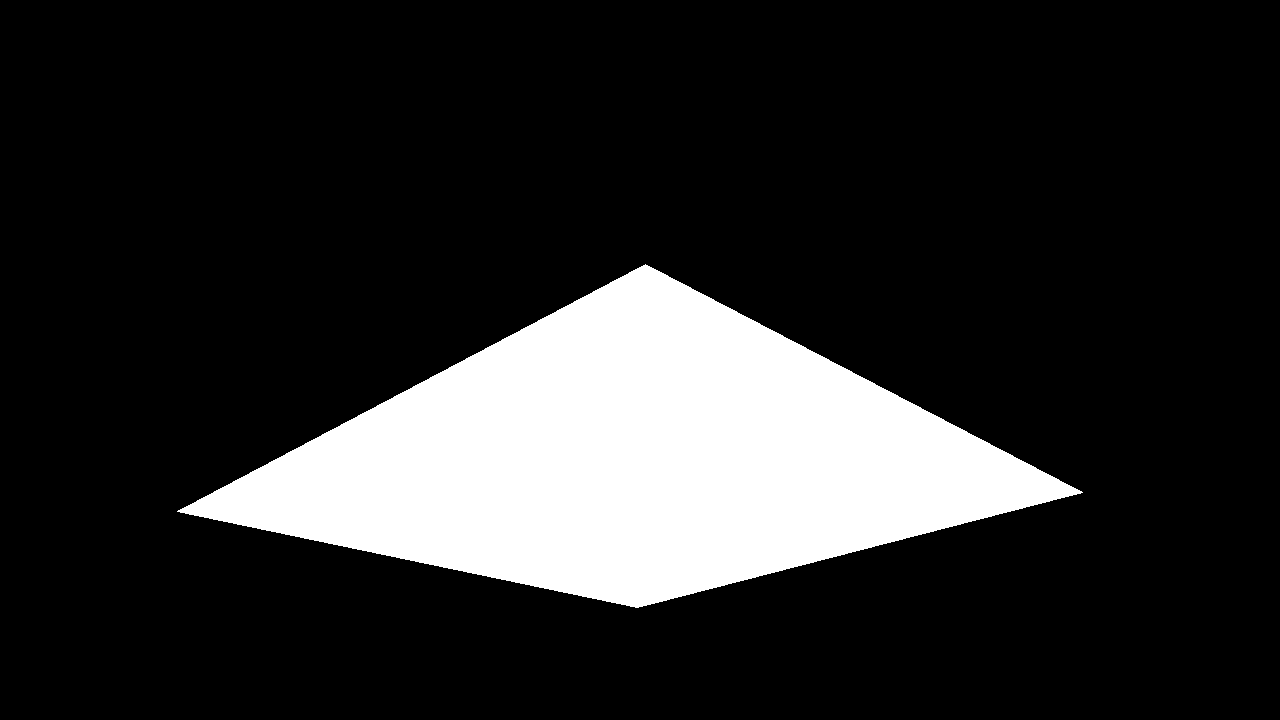
#> input picture crop_image.png, 1280 x 720 px
$ python -i capture2.py   (imports and definitions only)
#> lines starting #> are read from the running program, lines starting #| are printed output that depends on the picture; after the words box and inside, x2 and y2 are one past the last pixel; in counts of white or black regions, pixels touching at a corner belong together
### dustbin/Camera.py
import cv2, threading, time, glob

class Camera:
	# [34 lines left out: functions captureThread, getFrame, not called in this run]

	def bufferLen(self):
		return len(self.frameBuffer)

	def release(self):
		print("Releasing camera")
		self.capture = False

	def __init__(self, WIDTH, HEIGHT, BUFFERSIZE=1, CAMID=-1, INITTIME=2, PRINT_SKIPPED=True):
#> further down, picture is the input picture: shape (720, 1280, 3); 16.9% white; 1 white region, box (x1, y1, x2, y2) and area: (177, 264, 1083, 608) 156031
		if CAMID == -1:	CAMID = max(map(lambda x: x.split("video")[1], glob.glob("/dev/video*"))) #Find the latest attached system camera
		print("Using camera /dev/video" + CAMID)
		self.cam = cv2.VideoCapture(int(CAMID))
		self.cam.set(3, WIDTH)
		self.cam.set(4, HEIGHT)
		self.rotationMatrix = cv2.getRotationMatrix2D((WIDTH/2, HEIGHT/2), 180, 1.0)
		self.capture = True
		self.frameBuffer = []
		self.captureThread = threading.Thread(target=self.captureThread, args=[BUFFERSIZE, PRINT_SKIPPED])
		self.captureThread.start()

		time.sleep(INITTIME) #Wait for the camera to warm up (Auto ISO, Whitebalance)

### dustbin/capture2.py
from __future__ import print_function

import time, numpy, sys, time
from Camera import Camera
import cv2
import cv2.cv as cv
import serial
from matplotlib import pyplot as plt

captureWidth = 1280 #Width of camera picture
captureHeight = 720 #Height of camera picture
cameraID = 1 #Which camera to use
transformationMatrix = numpy.array([[  8.96512225e-01, 6.45252878e+00, -1.11436470e+03],[ -1.46524374e+00, 6.18261381e+00, 5.49930990e+02],[ -2.49070722e-04, 5.28223027e-03, 1.00000000e+00]]) #Put in the transformation vectors calculated by test10.py here

laserTreshold = 20 #Tune for best point results

def detect_dots(img, z):
	objString = ""
	pixels = numpy.nditer(img, flags=["multi_index"])
	while not pixels.finished:
		if pixels[0] == 255:
			objString += "v " + str(pixels.multi_index[1]) + " " + str(z) + " " + str(pixels.multi_index[0]) + "\n"
		pixels.iternext()

	return objString

def preprocess(img):
	ret, img = cv2.threshold(img, laserTreshold, 255, cv2.THRESH_TOZERO) #Remove noise
#> ret = 20

	#Mask out everything thats not in the capture range
	cropImage = cv2.imread("crop_image.png", 0)
	img = cv2.bitwise_and(img, img, mask=cropImage)

	#cv2.imshow("Cropped", img)
	#cv2.waitKey(0)
	cv2.destroyWindow("Cropped")

	#Build an image that contains the maxima of each column
	img = cv2.cvtColor(img, cv2.COLOR_BGR2GRAY)

	maxima = img.argmax(axis=0)
#> maxima = 1280 values, max 511 at index 177, min 0 at index 0, mean 271.1
	maximaImg = numpy.zeros((len(img[0]), len(img), 1), numpy.uint8)
#> maximaImg: shape (1280, 720, 1); every value is 0
	numpy.rot90(maximaImg) #Lets us iterate over the columns of the original image
	i = 0
	while i < len(maximaImg):
		maximaImg[i][maxima[i]] = 255
		i += 1
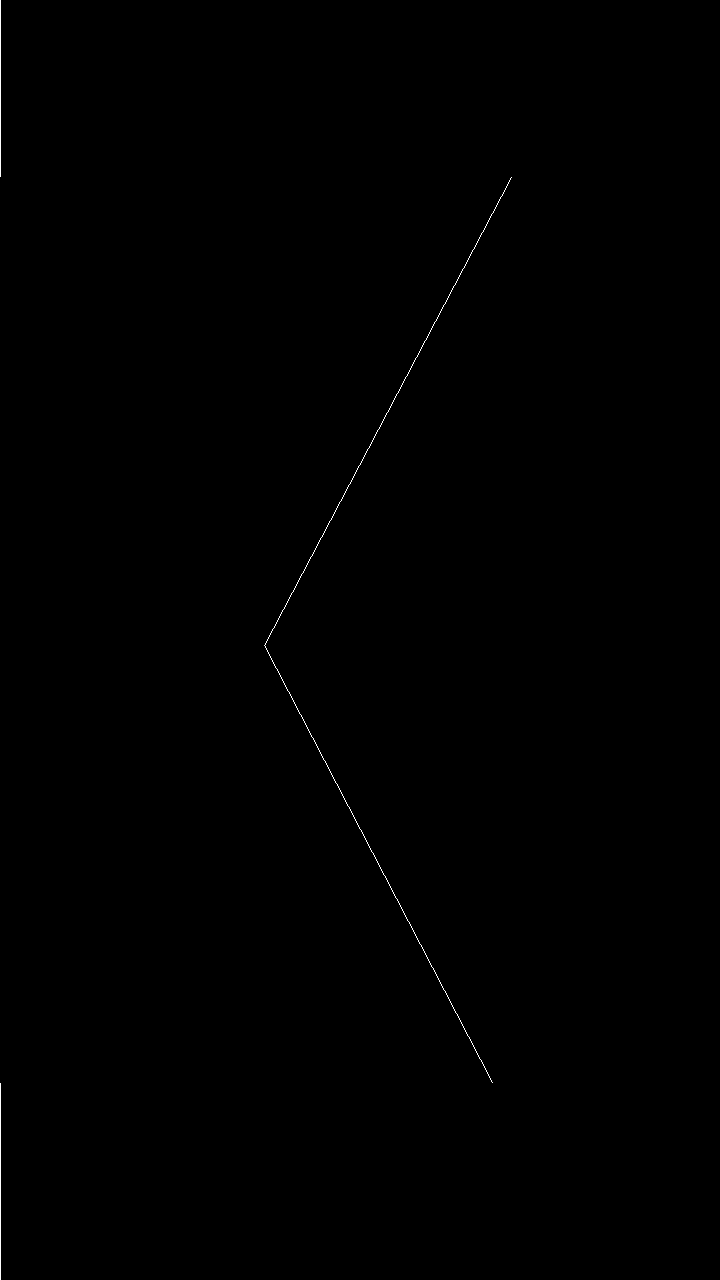
#> maximaImg: shape (1280, 720, 1); 0.14% white in thin lines or dots, all inside (x1, y1, x2, y2) = (0, 0, 512, 1280)
#> after the loop, i = 1280

	return cv2.flip(numpy.rot90(maximaImg, -1), 1)
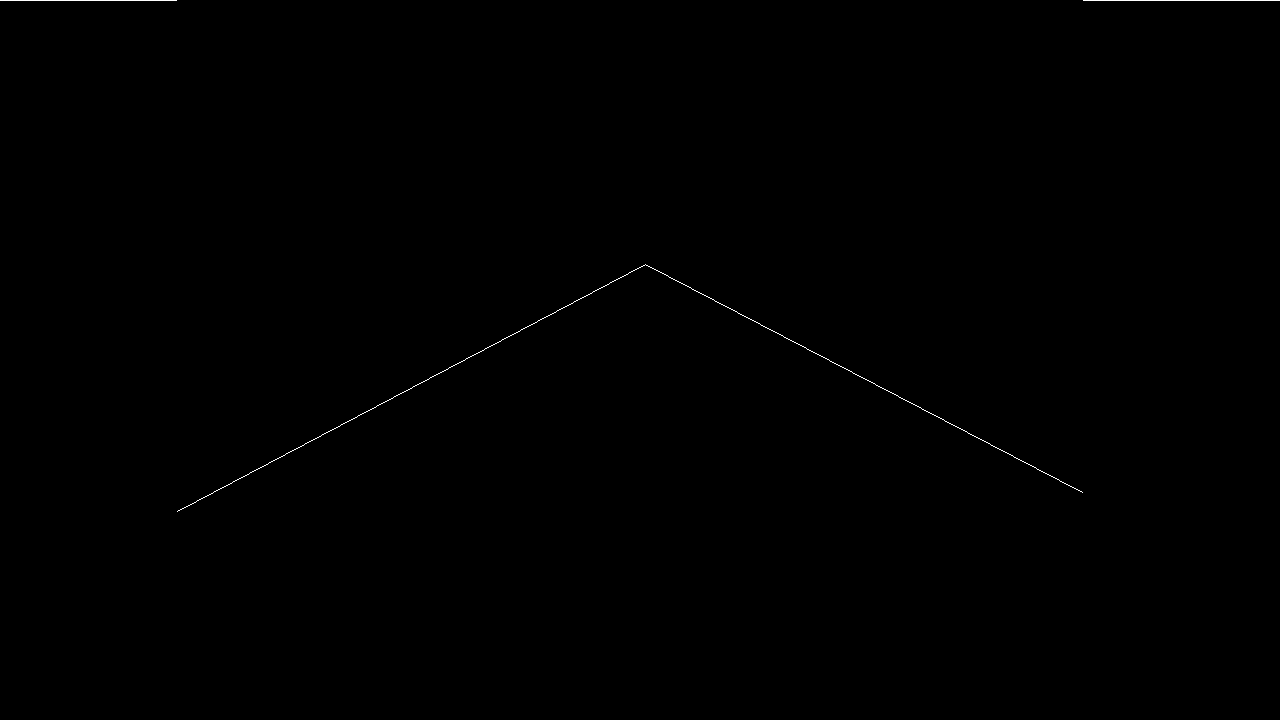
#> returned value: shape (720, 1280); 0.14% white in thin lines or dots, all inside (x1, y1, x2, y2) = (0, 0, 1280, 512)


# [1 line that did not run here, left out]

ser = serial.Serial("/dev/ttyUSB0", 9600)
# [39 lines not run here, left out]

>>> import cv2
>>> picture = cv2.imread('../crop_image.png')
>>> result = preprocess(picture)

$ run again, on dustbin/testlaser11.png
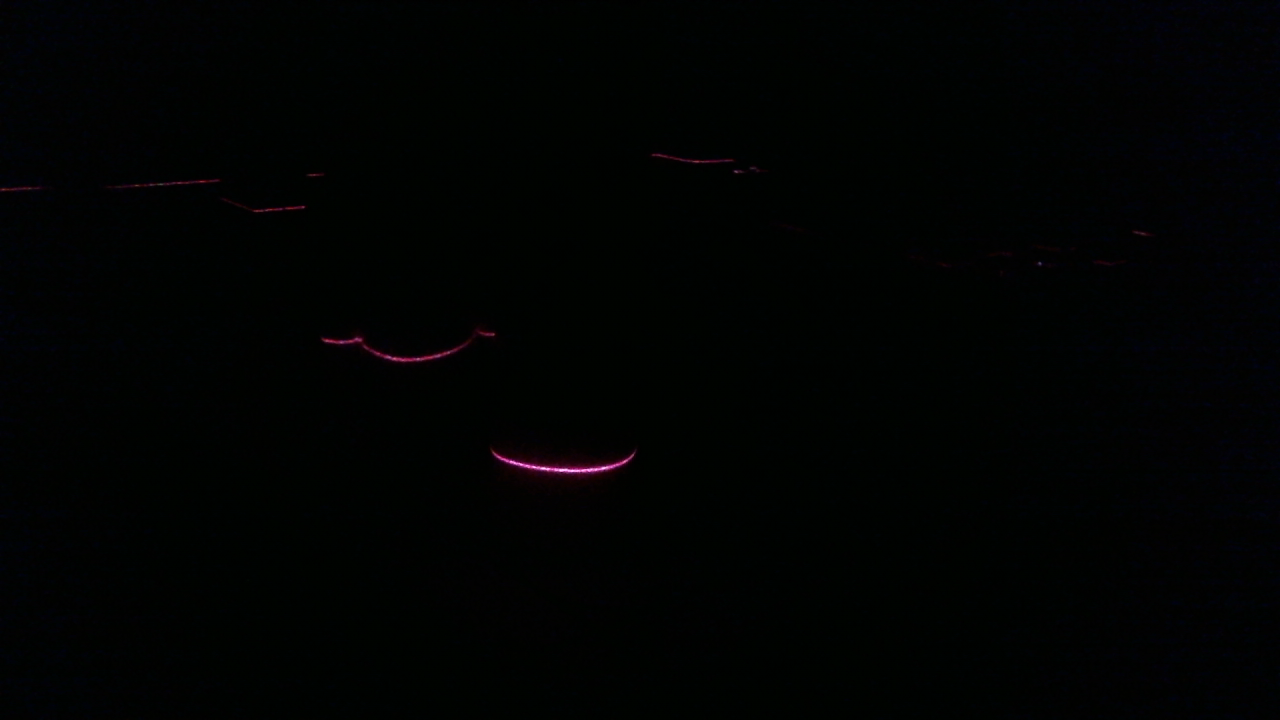
#> input picture dustbin/testlaser11.png, 1280 x 720 px
#> picture is the input picture: shape (720, 1280, 3); mean B, G, R 1.7, 2.4, 1
#> ret = 20
#> maxima = 1280 values, max 470 at index 556, min 0 at index 42, mean 159.4
#> after the loop in preprocess, `while i < len(maximaImg):`:
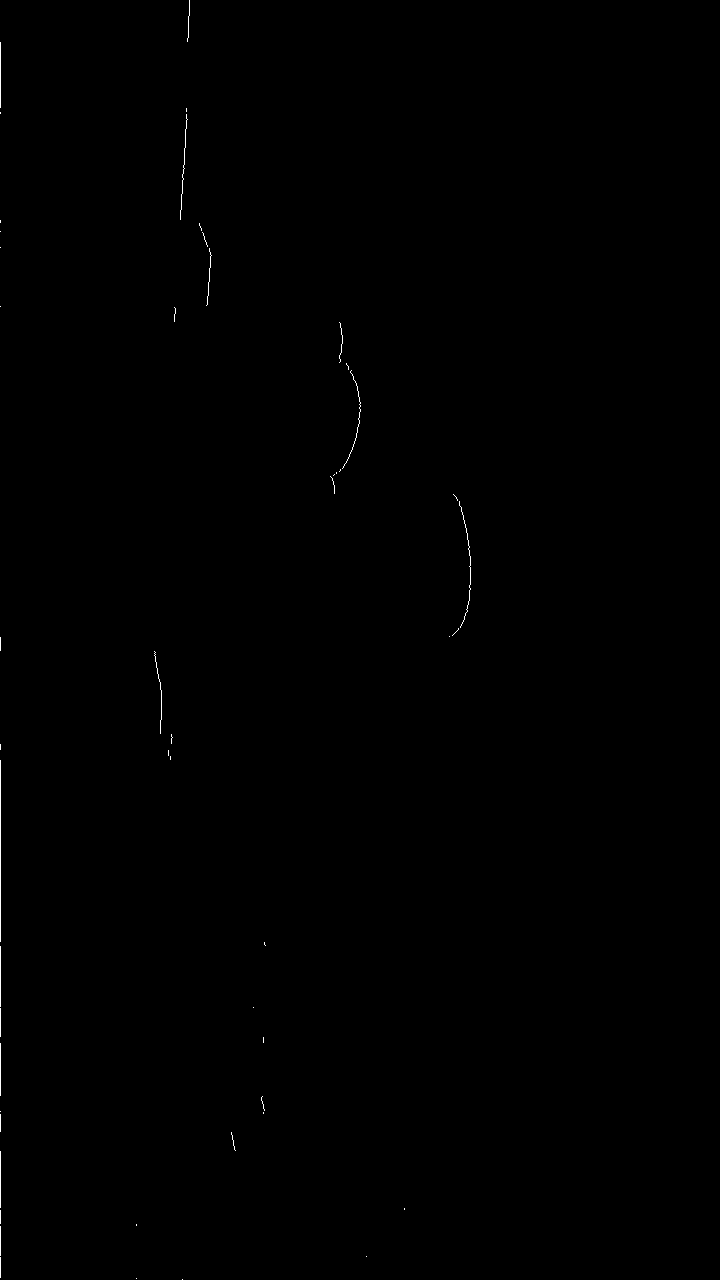
#> maximaImg: shape (1280, 720, 1); 0.14% white in thin lines or dots, all inside (x1, y1, x2, y2) = (0, 0, 471, 1280)
#> after the loop in preprocess, `while i < len(maximaImg):`: i = 1280
#> in preprocess, `return cv2.flip(numpy.rot90(maximaImg, -1), 1)`:
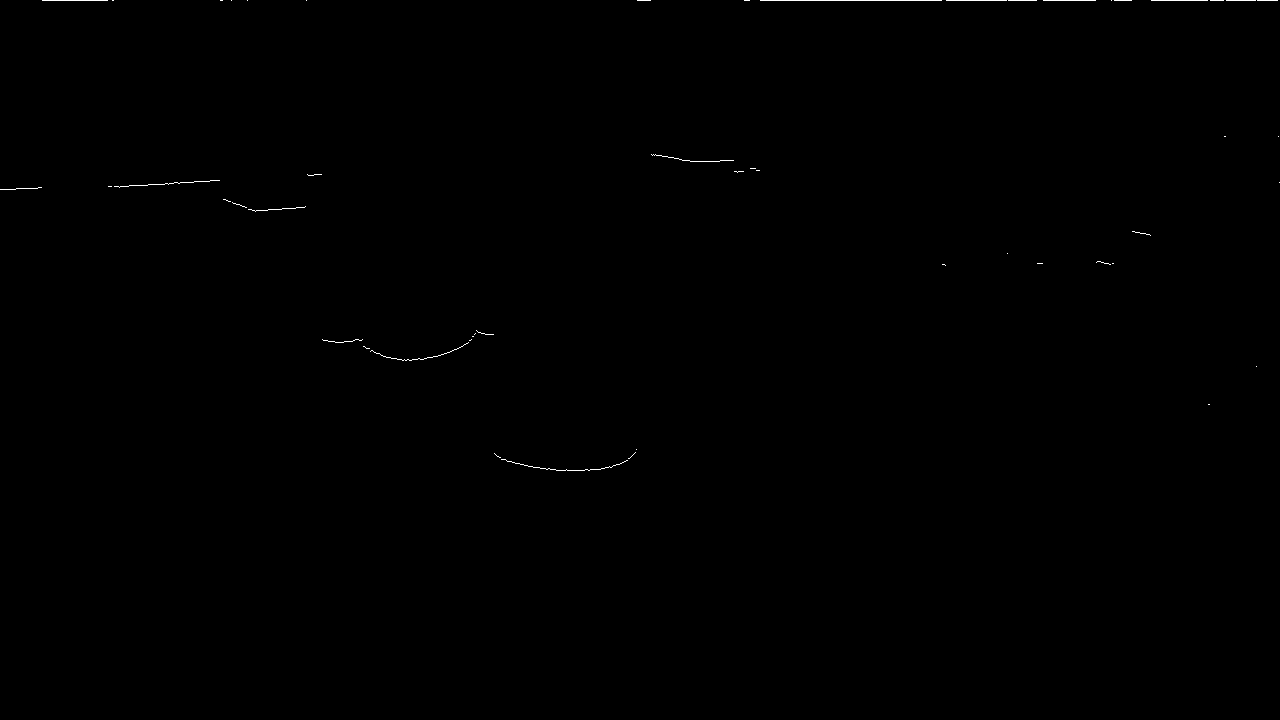
#> returned value: shape (720, 1280); 0.14% white in thin lines or dots, all inside (x1, y1, x2, y2) = (0, 0, 1280, 471)
